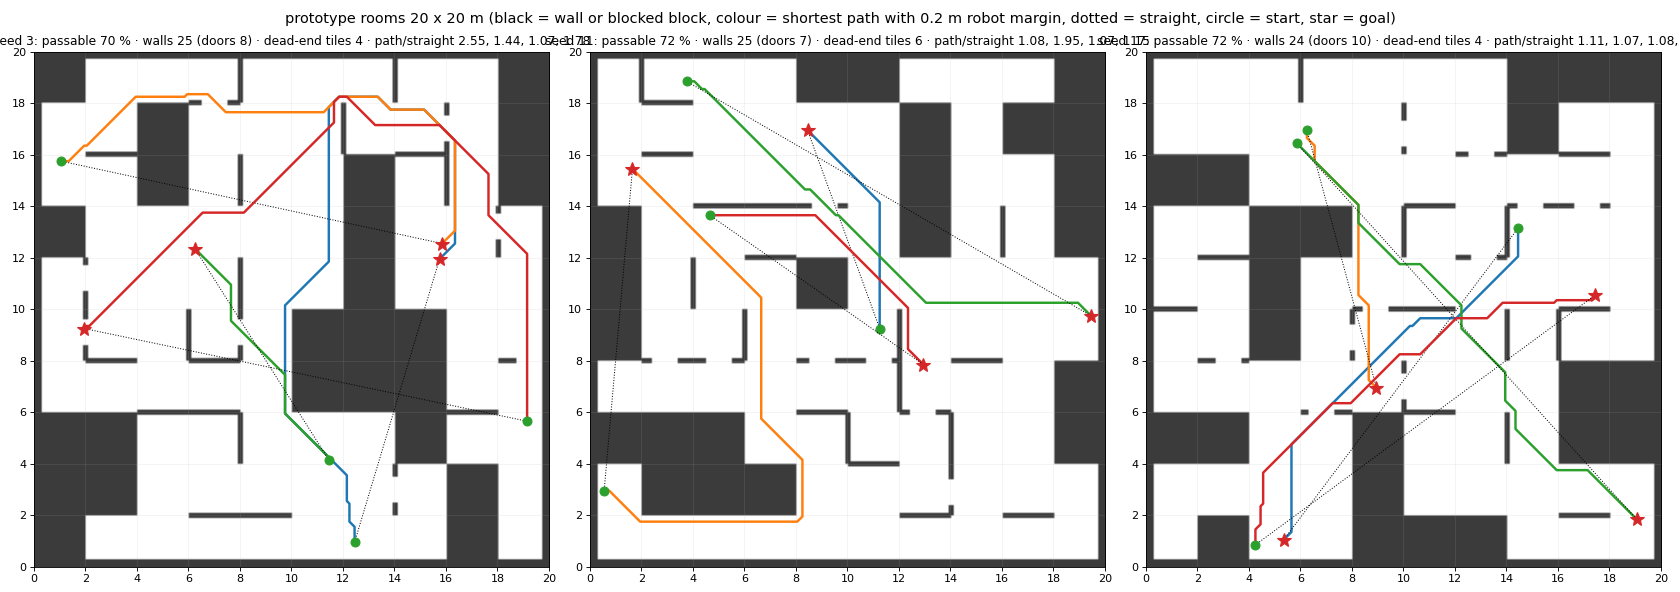

The Python source for this figure:
"""길과 벽으로 된 방의 원형 생성기 (설계 DESIGN-HIPAN-ROOMS-1117 의 숫자를 정하려고 만든 것 · planner-lx 11/17 · numpy 만 · 코드 정본 아님).

방 20 x 20 m · 격자 0.1 m · 타일 2 m (10 x 10).
 1. 막힌 덩어리: 타일의 block_frac 를 1~3 타일짜리 덩어리로 막는다 (논문 그림 2 의 큰 덩어리).
 2. 얇은 벽: 남은 자유 타일 위에 미로 (무작위 신장 나무) 를 만들고, 나무에 없는 타일 경계의 벽을 keep 확률로만 남긴다
    (keep 1 = 완전 미로 · 막다른 길 많음 / keep 0 = 벽 없음). 남긴 벽에도 door 확률로 문 (폭 1.0 m) 을 낸다.
 3. 바깥 둘레 벽 0.3 m. 자유 타일은 한 덩어리로 이어져 있다 (신장 나무가 보장).
잰다: 통과 가능 칸 비율 · 최단 (0.1 m 격자 8 방향) / 직선 비의 분포 · 막다른 타일 수 (자유 이웃이 하나인 타일).
쓰는 법: python -I proto_rooms.py [그림만이면 fig]"""
import heapq
import sys

import numpy as np

N, TILE, NT, RES = 200, 20, 10, 0.1
WALL_T = 2            # 얇은 벽 두께 0.2 m
DOOR = 10             # 문 폭 1.0 m
SQ2 = 2 ** 0.5


def make(seed, block_frac=0.22, keep=0.55, door=0.35):
    rng = np.random.default_rng(seed)
    blocked = np.zeros((NT, NT), bool)
    target = int(block_frac * NT * NT); tries = 0
    while blocked.sum() < target and tries < 500:
        tries += 1
        i, j = rng.integers(0, NT, 2); h, w = rng.integers(1, 3, 2) if rng.random() < 0.7 else (1, 1)
        if rng.random() < 0.3:
            h, w = (3, 1) if rng.random() < 0.5 else (1, 3)
        cand = blocked.copy(); cand[i:i + h, j:j + w] = True
        if connected(~cand):
            blocked = cand
    free_t = ~blocked
    # 신장 나무 (자유 타일)
    cells = [tuple(c) for c in np.argwhere(free_t)]
    start = cells[rng.integers(len(cells))]
    seen = {start}; stack = [start]; open_edge = set()
    while stack:
        c = stack[-1]
        nb = [(c[0] + a, c[1] + b) for a, b in ((1, 0), (-1, 0), (0, 1), (0, -1)) if 0 <= c[0] + a < NT and 0 <= c[1] + b < NT and free_t[c[0] + a, c[1] + b] and (c[0] + a, c[1] + b) not in seen]
        if not nb:
            stack.pop(); continue
        n = nb[rng.integers(len(nb))]
        seen.add(n); open_edge.add(frozenset((c, n))); stack.append(n)
    grid = np.zeros((N, N), bool)                       # True = 막힘
    for i, j in np.argwhere(blocked):
        grid[i * TILE:(i + 1) * TILE, j * TILE:(j + 1) * TILE] = True
    walls = []
    for i in range(NT):
        for j in range(NT):
            if not free_t[i, j]:
                continue
            for a, b in ((1, 0), (0, 1)):
                p, q = i + a, j + b
                if p >= NT or q >= NT or not free_t[p, q]:
                    continue
                e = frozenset(((i, j), (p, q)))
                if e in open_edge:
                    continue                             # 나무 가지: 늘 열림
                if rng.random() >= keep:
                    continue                             # 벽을 안 세움
                has_door = rng.random() < door
                off = int(rng.integers(3, TILE - DOOR - 2)) if has_door else None
                if a == 1:                               # x 방향 경계: x = p * TILE 에 y 로 뻗은 벽
                    x0 = p * TILE - WALL_T // 2; seg = np.ones(TILE, bool)
                    if has_door:
                        seg[off:off + DOOR] = False
                    grid[x0:x0 + WALL_T, j * TILE:(j + 1) * TILE] |= seg[None, :]
                else:
                    y0 = q * TILE - WALL_T // 2; seg = np.ones(TILE, bool)
                    if has_door:
                        seg[off:off + DOOR] = False
                    grid[i * TILE:(i + 1) * TILE, y0:y0 + WALL_T] |= seg[:, None]
                walls.append((i, j, a, b, has_door))
    grid[:3, :] = True; grid[-3:, :] = True; grid[:, :3] = True; grid[:, -3:] = True
    # 막다른 타일: 벽 · 문을 따져 실제로 드나들 수 있는 이웃 타일이 하나뿐
    closed = {frozenset(((i, j), (i + a, j + b))) for i, j, a, b, d in walls if not d}
    dead = 0
    for c in cells:
        deg = 0
        for a, b in ((1, 0), (-1, 0), (0, 1), (0, -1)):
            n = (c[0] + a, c[1] + b)
            if 0 <= n[0] < NT and 0 <= n[1] < NT and free_t[n] and frozenset((c, n)) not in closed:
                deg += 1
        dead += deg == 1
    return grid, {"blocked_tiles": int(blocked.sum()), "walls": len(walls), "doors": sum(1 for w in walls if w[4]), "dead_end_tiles": dead}


def connected(free):
    cells = np.argwhere(free)
    if len(cells) == 0:
        return False
    seen = np.zeros_like(free); st = [tuple(cells[0])]; seen[st[0]] = True; n = 1
    while st:
        i, j = st.pop()
        for a, b in ((1, 0), (-1, 0), (0, 1), (0, -1)):
            p, q = i + a, j + b
            if 0 <= p < free.shape[0] and 0 <= q < free.shape[1] and free[p, q] and not seen[p, q]:
                seen[p, q] = True; n += 1; st.append((p, q))
    return n == len(cells)


def dijkstra(free, src, parent=False):
    n, m = free.shape
    d = np.full((n, m), np.inf); d[src] = 0.0; pq = [(0.0, src)]; par = {}
    while pq:
        c, (i, j) = heapq.heappop(pq)
        if c > d[i, j]:
            continue
        for di, dj, w in ((1, 0, 1), (-1, 0, 1), (0, 1, 1), (0, -1, 1), (1, 1, SQ2), (1, -1, SQ2), (-1, 1, SQ2), (-1, -1, SQ2)):
            a, b = i + di, j + dj
            if 0 <= a < n and 0 <= b < m and free[a, b] and (w == 1 or (free[i, b] and free[a, j])) and c + w < d[a, b]:
                d[a, b] = c + w; heapq.heappush(pq, (c + w, (a, b)))
                if parent:
                    par[(a, b)] = (i, j)
    return (d, par) if parent else d


def inflate(grid, r=2):
    """로봇 반폭 0.2 m 만큼 막힌 칸을 부풀린다 (문 1.0 m 는 0.6 m 로 남는다)."""
    g = grid.copy()
    for _ in range(r):
        h = g.copy(); h[1:] |= g[:-1]; h[:-1] |= g[1:]; h[:, 1:] |= g[:, :-1]; h[:, :-1] |= g[:, 1:]; g = h
    return g


def detour(grid, rng, starts=10, goals=15, min_m=4.0):
    free = ~inflate(grid)
    cells = np.argwhere(free); out = []
    for s in cells[rng.choice(len(cells), starts, replace=False)]:
        d = dijkstra(free, tuple(s))
        for t in cells[rng.choice(len(cells), goals, replace=False)]:
            st = float(np.linalg.norm((t - s) * RES))
            if st >= min_m and np.isfinite(d[tuple(t)]):
                out.append(d[tuple(t)] * RES / st)
    return np.array(out)


def table():
    rng = np.random.default_rng(1)
    print("| block_frac | keep | door | 통과 가능 칸 | 굴곡 비 중앙값 | p90 | 1.2 넘는 쌍 | 1.5 넘는 쌍 | 2.0 넘는 쌍 | 막다른 타일 (방당 평균) | 벽 · 문 (방당) |")
    for bf, keep, door in ((0.22, 0.0, 0.35), (0.22, 0.35, 0.35), (0.22, 0.55, 0.35), (0.22, 0.75, 0.35), (0.22, 1.0, 0.0), (0.30, 0.55, 0.35), (0.15, 0.55, 0.35)):
        R, fr, dead, w, dr = [], [], [], [], []
        for seed in range(24):
            g, info = make(seed, bf, keep, door)
            R.append(detour(g, rng)); fr.append((~g).mean()); dead.append(info["dead_end_tiles"]); w.append(info["walls"]); dr.append(info["doors"])
        r = np.concatenate(R)
        print(f"| {bf} | {keep} | {door} | {np.mean(fr) * 100:.0f} % | {np.median(r):.2f} | {np.percentile(r, 90):.2f} | {(r >= 1.2).mean() * 100:.0f} % | {(r >= 1.5).mean() * 100:.0f} % | {(r >= 2.0).mean() * 100:.0f} % | {np.mean(dead):.1f} | {np.mean(w):.0f} · {np.mean(dr):.0f} |", flush=True)


def figure():
    import matplotlib
    matplotlib.use("Agg")
    import matplotlib.pyplot as plt
    rng = np.random.default_rng(5)
    fig, axes = plt.subplots(1, 3, figsize=(21, 7.4))
    for ax, seed in zip(axes, (3, 11, 17)):
        g, info = make(seed, 0.22, 0.55, 0.35)
        free = ~inflate(g); cells = np.argwhere(free)
        ax.imshow(g.T, cmap="gray_r", origin="lower", extent=(0, 20, 0, 20), vmin=0, vmax=1.3)
        k = 0; ratios = []
        while k < 4:
            s = tuple(cells[rng.integers(len(cells))]); d, par = dijkstra(free, s, parent=True)
            t = tuple(cells[rng.integers(len(cells))])
            st = np.linalg.norm((np.array(t) - np.array(s)) * RES)
            if st < 8 or not np.isfinite(d[t]):
                continue
            path = [t]
            while path[-1] != s:
                path.append(par[path[-1]])
            p = (np.array(path) + 0.5) * RES
            ax.plot(p[:, 0], p[:, 1], lw=2.2); ax.plot([p[0, 0], p[-1, 0]], [p[0, 1], p[-1, 1]], ls=":", lw=0.9, color="k")
            ax.plot(*p[-1], "o", ms=8, color="tab:green"); ax.plot(*p[0], "*", ms=13, color="tab:red")
            ratios.append(d[t] * RES / st); k += 1
        ax.set_title(f"seed {seed}: passable {(~g).mean() * 100:.0f} % · walls {info['walls']} (doors {info['doors']}) · dead-end tiles {info['dead_end_tiles']} · path/straight {', '.join(f'{x:.2f}' for x in ratios)}", fontsize=11)
        ax.set_xticks(range(0, 21, 2)); ax.set_yticks(range(0, 21, 2)); ax.grid(alpha=0.15)
    fig.suptitle("prototype rooms 20 x 20 m (black = wall or blocked block, colour = shortest path with 0.2 m robot margin, dotted = straight, circle = start, star = goal)", fontsize=13)
    fig.tight_layout(); fig.savefig("/home/jay/mai/tmp/planner/hipan_rooms/proto_rooms.png", dpi=80)
    print("figure saved")


if __name__ == "__main__":
    figure() if len(sys.argv) > 1 else table()
